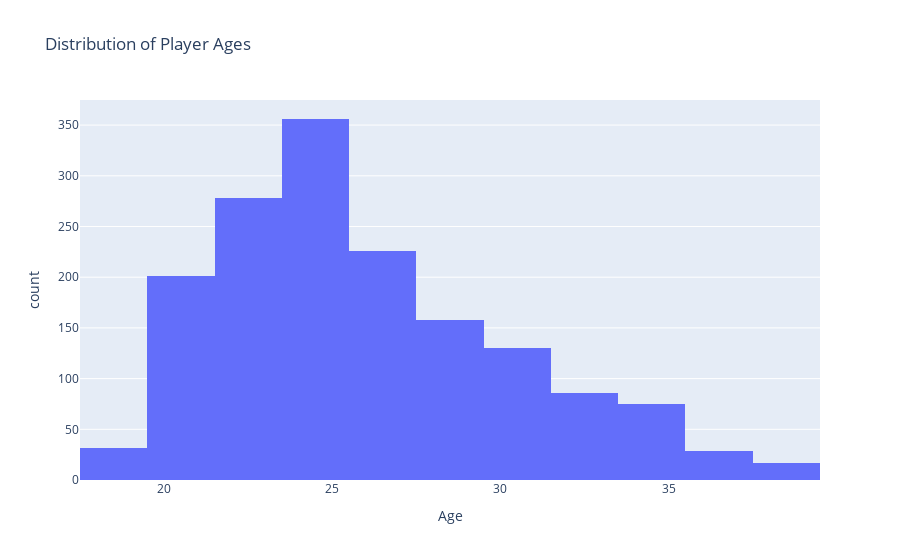

The notebook cell this image was saved under:
### Code cell
fig = px.histogram(df, x='Age', nbins=15, title='Distribution of Player Ages')
fig.show()

### Figure 1 — Plotly figure (JSON) as saved in the notebook; plotly's stock layout.template omitted (floating-point values rounded to 4 significant figures; data arrays with more than 128 entries replaced by an {"elided": "..."} marker saying what was removed)
{"data": [{"alignmentgroup": "True", "bingroup": "x", "hovertemplate": "Age=%{x}<br>count=%{y}<extra></extra>", "legendgroup": "", "marker": {"color": "#636efa", "pattern": {"shape": ""}}, "name": "", "nbinsx": 15, "offsetgroup": "", "orientation": "v", "showlegend": false, "type": "histogram", "x": {"elided": "1588 int values"}, "xaxis": "x", "yaxis": "y"}], "layout": {"barmode": "relative", "legend": {"tracegroupgap": 0}, "title": {"text": "Distribution of Player Ages"}, "xaxis": {"anchor": "y", "domain": [0, 1], "title": {"text": "Age"}}, "yaxis": {"anchor": "x", "domain": [0, 1], "title": {"text": "count"}}}}
